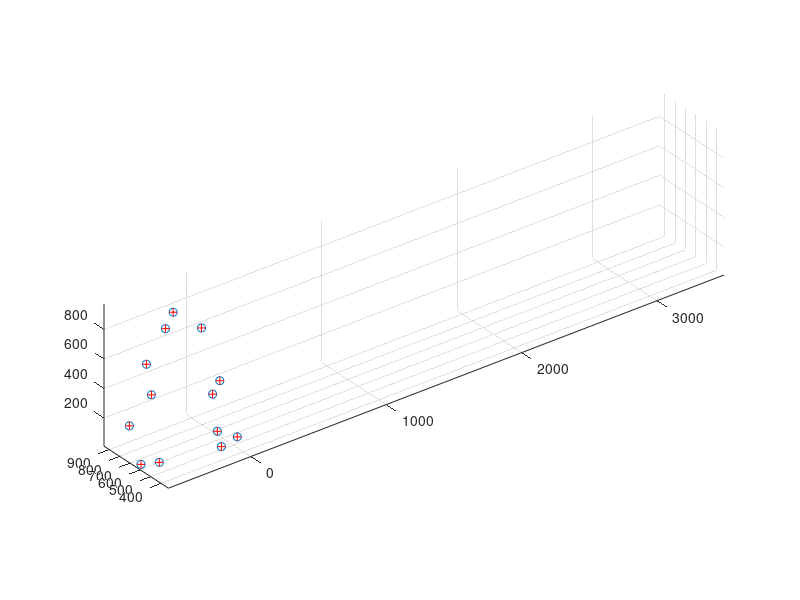

This figure's MATLAB source:
%% Load markers
load ('gait-raw.csv');

markers = gait_raw;
clear data;

%% Parameters
tol = 5e-6;
sigmaR = 5e-2;

%% Get nice training data - all sets with full markers
[r,~] = find(isnan(markers));
bins = setdiff(1:length(markers),unique(r));
Train = markers(bins,:);

%% Project Training data into pca space
%[U,V,l] = pca(Train(:,:));
[U,S,V] = svd(bsxfun(@minus,Train,mean(Train)));
mPCA = mean(Train(:,:));

l = diag(S);

%% Determine required number dimensions for model fitting
d = find(abs(cumsum(l)./sum(l)-1) < tol,1,'first');

%% Find model process noise
sigma_a = var(diff(Train));
Q = V(:,1:d)'*((diag(sigma_a)).^2)*V(:,1:d);

%% Forward stage
Estimate = zeros(length(markers),size(markers,2));
frate = 0;
bin = 1;
state_pred{1} = randn(d,1);
state{1} = randn(d,1);
cov{1} = 1e12*eye(d);
cov_pred{1} = 1e12*eye(d);
for j = 2:length(markers)+1
    tic
    %% Construct measurement matrix
    H = diag(~isnan(markers(j-1,:)));
    H(sum(H,2)==0,:) = [];
    %% Measurement noise
    R = sigmaR*eye(size(H,1));
    Ht = H*V(:,1:d);

    %% Extract valid measurements
    z = markers(j-1,~isnan(markers(j-1,:)))';

    state_pred{j} = state{j-1};
    cov_pred{j} = cov{j-1} + Q;

    K = cov_pred{j}*Ht'*inv(Ht*cov_pred{j}*Ht' + R);

    state{j} = state_pred{j} + K*(z - (Ht*state_pred{j} + H*mPCA'));

    cov{j} = (eye(d) - K*Ht)*cov_pred{j};

    est = V(:,1:d)*state{j} + mPCA';

    frate = frate+toc;
    
    cla
    plot3(est(1:3:end),est(2:3:end),est(3:3:end),'o')
    hold on;
    plot3(markers(j-1,1:3:end),markers(j-1,2:3:end),markers(j-1,3:3:end),'r+')
    axis equal
    axis([min(min(markers(:,1:3:end))) max(max(markers(:,1:3:end))),min(min(markers(:,2:3:end))) max(max(markers(:,2:3:end))), min(min(markers(:,3:3:end))) max(max(markers(:,3:3:end)))])
    grid on
    view(3)
    drawnow;
     
    bin = bin + 1;
    
    fprintf ('Forward pass: Dim %d, Frame %d, Average proc time %0.4f \r',d, j,frate/j)
end

%% Backward stage
state_new = cell(length(state)-1,1);
cov_new = cell(length(cov)-1,1);
state_new{end} = state{end};
cov_new{end} = cov{end};
frate = 0;
for j = length(state)-1:-1:2
    tic

    state_new{j} = state{j} + cov{j}*inv(cov_pred{j})*(state{j+1} - state_pred{j+1});
    cov_new{j} = cov{j} + cov{j}*inv(cov_pred{j})*(cov{j+1} - cov_pred{j+1})*cov{j};

    Estimate(j-1,:) = V(:,1:d)*state_new{j} + mPCA';

    frate = frate + toc;
    
    cla
    plot3(Estimate(j-1,1:3:end),Estimate(j-1,2:3:end),Estimate(j-1,3:3:end),'o')
    hold on;
    plot3(markers(j-1,1:3:end),markers(j-1,2:3:end),markers(j-1,3:3:end),'r+')
    axis equal
    axis([min(min(markers(:,1:3:end))) max(max(markers(:,1:3:end))),min(min(markers(:,2:3:end))) max(max(markers(:,2:3:end))), min(min(markers(:,3:3:end))) max(max(markers(:,3:3:end)))])
    grid on
    view(3)
    drawnow;
    
    fprintf ('Backward pass: Dim %d, Frame %d, Average proc time %0.4f \r',d, j,frate/(length(markers)-j))
end

fprintf ('\nDone\n')
Estimate(end,:) = V(:,1:d)*state_new{end} + mPCA';

